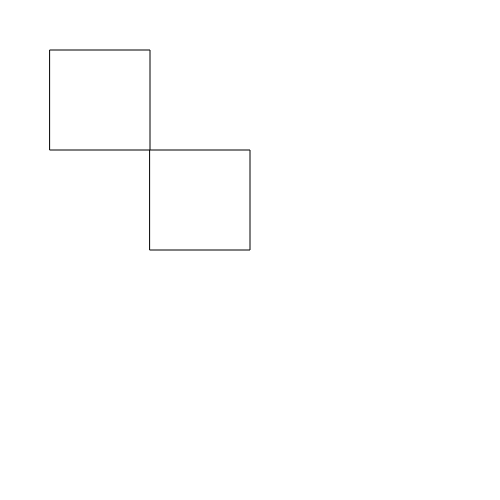
Frame 1 (no input)
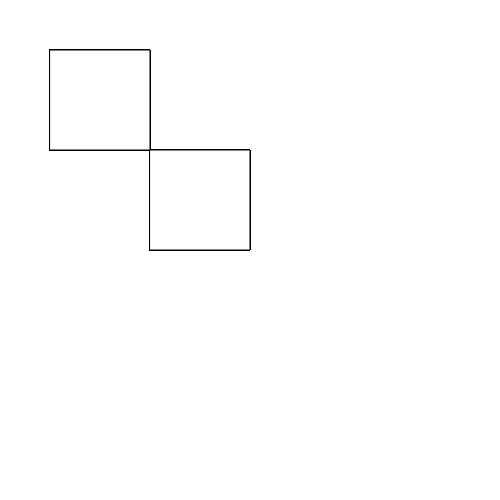
Frame 60 (no input)
Frame 120 (the mouse pressed at the canvas centre since frame 60): identical to frame 60, image omitted

The p5.js sketch that drew these frames (run headless with seeded random() and noise() and a simulated clock; from frame 60 on, the mouse is pressed at the canvas centre):

// p5.js sketch
// ── sketch.js



function setup() {
  createCanvas(500,500);
  colorMode(HSB,360,100,100);
  angleMode(DEGREES);
  rectMode(CENTER);
}

function draw() {
push();
  translate(200,200);
  rect(0,0,100,100)
pop();

push();
  translate(100,100);
  rect(0,0,100,100);
pop();
}
